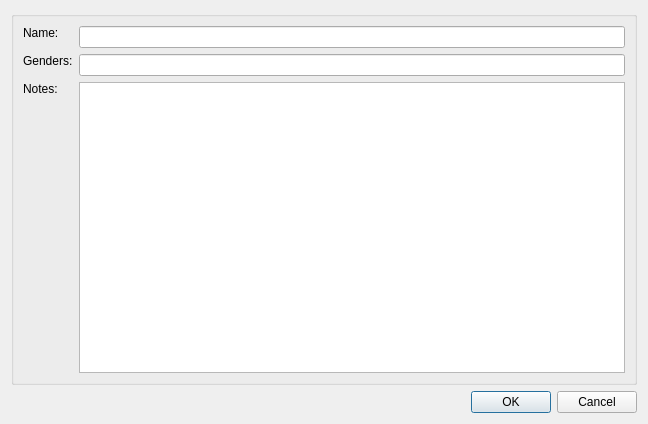
<?xml version="1.0" encoding="UTF-8"?>
<ui version="4.0">
 <class>Dialog</class>
 <widget class="QDialog" name="Dialog">
  <property name="geometry">
   <rect>
    <x>0</x>
    <y>0</y>
    <width>648</width>
    <height>424</height>
   </rect>
  </property>
  <property name="windowTitle">
   <string>Dialog</string>
  </property>
  <layout class="QGridLayout" name="gridLayout">
   <item row="4" column="0">
    <widget class="QDialogButtonBox" name="buttonBox">
     <property name="orientation">
      <enum>Qt::Horizontal</enum>
     </property>
     <property name="standardButtons">
      <set>QDialogButtonBox::Cancel|QDialogButtonBox::Ok</set>
     </property>
    </widget>
   </item>
   <item row="0" column="0">
    <widget class="QGroupBox" name="groupBox">
     <property name="title">
      <string/>
     </property>
     <layout class="QGridLayout" name="gridLayout_2">
      <item row="1" column="1">
       <widget class="QLineEdit" name="genders"/>
      </item>
      <item row="2" column="0">
       <widget class="QLabel" name="notesLbl">
        <property name="text">
         <string>Notes:</string>
        </property>
        <property name="alignment">
         <set>Qt::AlignLeading|Qt::AlignLeft|Qt::AlignTop</set>
        </property>
       </widget>
      </item>
      <item row="0" column="0">
       <widget class="QLabel" name="nameLbl">
        <property name="text">
         <string>Name:</string>
        </property>
        <property name="alignment">
         <set>Qt::AlignLeading|Qt::AlignLeft|Qt::AlignTop</set>
        </property>
       </widget>
      </item>
      <item row="0" column="1">
       <widget class="QLineEdit" name="name"/>
      </item>
      <item row="1" column="0">
       <widget class="QLabel" name="gendersLbl">
        <property name="text">
         <string>Genders:</string>
        </property>
        <property name="alignment">
         <set>Qt::AlignLeading|Qt::AlignLeft|Qt::AlignTop</set>
        </property>
       </widget>
      </item>
      <item row="2" column="1">
       <widget class="QTextEdit" name="notes"/>
      </item>
     </layout>
    </widget>
   </item>
  </layout>
 </widget>
 <resources/>
 <connections>
  <connection>
   <sender>buttonBox</sender>
   <signal>accepted()</signal>
   <receiver>Dialog</receiver>
   <slot>accept()</slot>
   <hints>
    <hint type="sourcelabel">
     <x>248</x>
     <y>254</y>
    </hint>
    <hint type="destinationlabel">
     <x>157</x>
     <y>274</y>
    </hint>
   </hints>
  </connection>
  <connection>
   <sender>buttonBox</sender>
   <signal>rejected()</signal>
   <receiver>Dialog</receiver>
   <slot>reject()</slot>
   <hints>
    <hint type="sourcelabel">
     <x>316</x>
     <y>260</y>
    </hint>
    <hint type="destinationlabel">
     <x>286</x>
     <y>274</y>
    </hint>
   </hints>
  </connection>
 </connections>
</ui>
